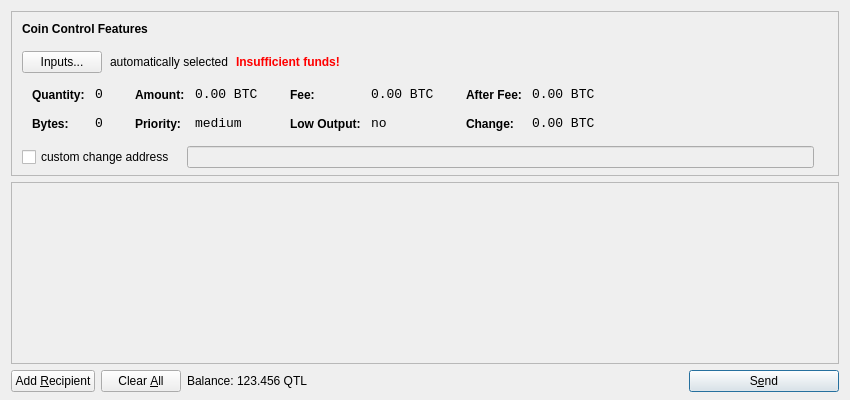
<?xml version="1.0" encoding="UTF-8"?>
<ui version="4.0">
 <class>SendCoinsDialog</class>
 <widget class="QDialog" name="SendCoinsDialog">
  <property name="geometry">
   <rect>
    <x>0</x>
    <y>0</y>
    <width>850</width>
    <height>400</height>
   </rect>
  </property>
  <property name="windowTitle">
   <string>Send Coins</string>
  </property>
  <layout class="QVBoxLayout" name="verticalLayout" stretch="0,1,0">
   <property name="bottomMargin">
    <number>8</number>
   </property>
   <item>
    <widget class="QFrame" name="frameCoinControl">
     <property name="sizePolicy">
      <sizepolicy hsizetype="Expanding" vsizetype="Expanding">
       <horstretch>0</horstretch>
       <verstretch>0</verstretch>
      </sizepolicy>
     </property>
     <property name="maximumSize">
      <size>
       <width>16777215</width>
       <height>16777215</height>
      </size>
     </property>
     <property name="frameShape">
      <enum>QFrame::StyledPanel</enum>
     </property>
     <property name="frameShadow">
      <enum>QFrame::Sunken</enum>
     </property>
     <layout class="QVBoxLayout" name="verticalLayoutCoinControl2">
      <property name="spacing">
       <number>-1</number>
      </property>
      <property name="leftMargin">
       <number>0</number>
      </property>
      <property name="topMargin">
       <number>0</number>
      </property>
      <property name="rightMargin">
       <number>0</number>
      </property>
      <property name="bottomMargin">
       <number>6</number>
      </property>
      <item>
       <layout class="QVBoxLayout" name="verticalLayoutCoinControl" stretch="0,0,0,0,1">
        <property name="spacing">
         <number>0</number>
        </property>
        <property name="leftMargin">
         <number>10</number>
        </property>
        <property name="topMargin">
         <number>10</number>
        </property>
        <item>
         <layout class="QHBoxLayout" name="horizontalLayoutCoinControl1">
          <property name="bottomMargin">
           <number>15</number>
          </property>
          <item>
           <widget class="QLabel" name="labelCoinControlFeatures">
            <property name="sizePolicy">
             <sizepolicy hsizetype="Preferred" vsizetype="Maximum">
              <horstretch>0</horstretch>
              <verstretch>0</verstretch>
             </sizepolicy>
            </property>
            <property name="font">
             <font>
              <weight>75</weight>
              <bold>true</bold>
             </font>
            </property>
            <property name="styleSheet">
             <string notr="true">font-weight:bold;</string>
            </property>
            <property name="text">
             <string>Coin Control Features</string>
            </property>
           </widget>
          </item>
         </layout>
        </item>
        <item>
         <layout class="QHBoxLayout" name="horizontalLayoutCoinControl2" stretch="0,0,0,0">
          <property name="spacing">
           <number>8</number>
          </property>
          <property name="bottomMargin">
           <number>10</number>
          </property>
          <item>
           <widget class="QPushButton" name="pushButtonCoinControl">
            <property name="styleSheet">
             <string notr="true"/>
            </property>
            <property name="text">
             <string>Inputs...</string>
            </property>
           </widget>
          </item>
          <item>
           <widget class="QLabel" name="labelCoinControlAutomaticallySelected">
            <property name="text">
             <string>automatically selected</string>
            </property>
            <property name="margin">
             <number>5</number>
            </property>
           </widget>
          </item>
          <item>
           <widget class="QLabel" name="labelCoinControlInsuffFunds">
            <property name="font">
             <font>
              <weight>75</weight>
              <bold>true</bold>
             </font>
            </property>
            <property name="styleSheet">
             <string notr="true">color:red;font-weight:bold;</string>
            </property>
            <property name="text">
             <string>Insufficient funds!</string>
            </property>
            <property name="margin">
             <number>5</number>
            </property>
           </widget>
          </item>
          <item>
           <spacer name="horizontalSpacerCoinControl">
            <property name="orientation">
             <enum>Qt::Horizontal</enum>
            </property>
            <property name="sizeHint" stdset="0">
             <size>
              <width>40</width>
              <height>1</height>
             </size>
            </property>
           </spacer>
          </item>
         </layout>
        </item>
        <item>
         <widget class="QWidget" name="widgetCoinControl" native="true">
          <property name="sizePolicy">
           <sizepolicy hsizetype="Preferred" vsizetype="Preferred">
            <horstretch>0</horstretch>
            <verstretch>0</verstretch>
           </sizepolicy>
          </property>
          <property name="minimumSize">
           <size>
            <width>0</width>
            <height>0</height>
           </size>
          </property>
          <property name="styleSheet">
           <string notr="true"/>
          </property>
          <layout class="QHBoxLayout" name="horizontalLayoutCoinControl5">
           <property name="margin">
            <number>0</number>
           </property>
           <item>
            <layout class="QHBoxLayout" name="horizontalLayoutCoinControl3" stretch="0,0,0,1">
             <property name="spacing">
              <number>20</number>
             </property>
             <property name="topMargin">
              <number>0</number>
             </property>
             <property name="bottomMargin">
              <number>10</number>
             </property>
             <item>
              <layout class="QFormLayout" name="formLayoutCoinControl1">
               <property name="horizontalSpacing">
                <number>10</number>
               </property>
               <property name="verticalSpacing">
                <number>14</number>
               </property>
               <property name="leftMargin">
                <number>10</number>
               </property>
               <property name="topMargin">
                <number>4</number>
               </property>
               <property name="rightMargin">
                <number>6</number>
               </property>
               <item row="0" column="0">
                <widget class="QLabel" name="labelCoinControlQuantityText">
                 <property name="styleSheet">
                  <string notr="true">font-weight:bold;</string>
                 </property>
                 <property name="text">
                  <string>Quantity:</string>
                 </property>
                 <property name="margin">
                  <number>0</number>
                 </property>
                </widget>
               </item>
               <item row="0" column="1">
                <widget class="QLabel" name="labelCoinControlQuantity">
                 <property name="font">
                  <font>
                   <family>Monospace</family>
                   <pointsize>10</pointsize>
                  </font>
                 </property>
                 <property name="cursor">
                  <cursorShape>IBeamCursor</cursorShape>
                 </property>
                 <property name="contextMenuPolicy">
                  <enum>Qt::ActionsContextMenu</enum>
                 </property>
                 <property name="text">
                  <string notr="true">0</string>
                 </property>
                 <property name="margin">
                  <number>0</number>
                 </property>
                 <property name="textInteractionFlags">
                  <set>Qt::LinksAccessibleByMouse|Qt::TextSelectableByKeyboard|Qt::TextSelectableByMouse</set>
                 </property>
                </widget>
               </item>
               <item row="1" column="0">
                <widget class="QLabel" name="labelCoinControlBytesText">
                 <property name="styleSheet">
                  <string notr="true">font-weight:bold;</string>
                 </property>
                 <property name="text">
                  <string>Bytes:</string>
                 </property>
                </widget>
               </item>
               <item row="1" column="1">
                <widget class="QLabel" name="labelCoinControlBytes">
                 <property name="font">
                  <font>
                   <family>Monospace</family>
                   <pointsize>10</pointsize>
                  </font>
                 </property>
                 <property name="cursor">
                  <cursorShape>IBeamCursor</cursorShape>
                 </property>
                 <property name="contextMenuPolicy">
                  <enum>Qt::ActionsContextMenu</enum>
                 </property>
                 <property name="text">
                  <string notr="true">0</string>
                 </property>
                 <property name="textInteractionFlags">
                  <set>Qt::LinksAccessibleByMouse|Qt::TextSelectableByKeyboard|Qt::TextSelectableByMouse</set>
                 </property>
                </widget>
               </item>
              </layout>
             </item>
             <item>
              <layout class="QFormLayout" name="formLayoutCoinControl2">
               <property name="horizontalSpacing">
                <number>10</number>
               </property>
               <property name="verticalSpacing">
                <number>14</number>
               </property>
               <property name="leftMargin">
                <number>6</number>
               </property>
               <property name="topMargin">
                <number>4</number>
               </property>
               <property name="rightMargin">
                <number>6</number>
               </property>
               <item row="0" column="0">
                <widget class="QLabel" name="labelCoinControlAmountText">
                 <property name="styleSheet">
                  <string notr="true">font-weight:bold;</string>
                 </property>
                 <property name="text">
                  <string>Amount:</string>
                 </property>
                 <property name="margin">
                  <number>0</number>
                 </property>
                </widget>
               </item>
               <item row="0" column="1">
                <widget class="QLabel" name="labelCoinControlAmount">
                 <property name="font">
                  <font>
                   <family>Monospace</family>
                   <pointsize>10</pointsize>
                  </font>
                 </property>
                 <property name="cursor">
                  <cursorShape>IBeamCursor</cursorShape>
                 </property>
                 <property name="contextMenuPolicy">
                  <enum>Qt::ActionsContextMenu</enum>
                 </property>
                 <property name="text">
                  <string notr="true">0.00 BTC</string>
                 </property>
                 <property name="textInteractionFlags">
                  <set>Qt::LinksAccessibleByMouse|Qt::TextSelectableByKeyboard|Qt::TextSelectableByMouse</set>
                 </property>
                </widget>
               </item>
               <item row="1" column="0">
                <widget class="QLabel" name="labelCoinControlPriorityText">
                 <property name="styleSheet">
                  <string notr="true">font-weight:bold;</string>
                 </property>
                 <property name="text">
                  <string>Priority:</string>
                 </property>
                </widget>
               </item>
               <item row="1" column="1">
                <widget class="QLabel" name="labelCoinControlPriority">
                 <property name="font">
                  <font>
                   <family>Monospace</family>
                   <pointsize>10</pointsize>
                  </font>
                 </property>
                 <property name="cursor">
                  <cursorShape>IBeamCursor</cursorShape>
                 </property>
                 <property name="contextMenuPolicy">
                  <enum>Qt::ActionsContextMenu</enum>
                 </property>
                 <property name="text">
                  <string>medium</string>
                 </property>
                 <property name="textInteractionFlags">
                  <set>Qt::LinksAccessibleByMouse|Qt::TextSelectableByKeyboard|Qt::TextSelectableByMouse</set>
                 </property>
                </widget>
               </item>
              </layout>
             </item>
             <item>
              <layout class="QFormLayout" name="formLayoutCoinControl3">
               <property name="horizontalSpacing">
                <number>10</number>
               </property>
               <property name="verticalSpacing">
                <number>14</number>
               </property>
               <property name="leftMargin">
                <number>6</number>
               </property>
               <property name="topMargin">
                <number>4</number>
               </property>
               <property name="rightMargin">
                <number>6</number>
               </property>
               <item row="0" column="0">
                <widget class="QLabel" name="labelCoinControlFeeText">
                 <property name="styleSheet">
                  <string notr="true">font-weight:bold;</string>
                 </property>
                 <property name="text">
                  <string>Fee:</string>
                 </property>
                 <property name="margin">
                  <number>0</number>
                 </property>
                </widget>
               </item>
               <item row="0" column="1">
                <widget class="QLabel" name="labelCoinControlFee">
                 <property name="font">
                  <font>
                   <family>Monospace</family>
                   <pointsize>10</pointsize>
                  </font>
                 </property>
                 <property name="cursor">
                  <cursorShape>IBeamCursor</cursorShape>
                 </property>
                 <property name="contextMenuPolicy">
                  <enum>Qt::ActionsContextMenu</enum>
                 </property>
                 <property name="text">
                  <string notr="true">0.00 BTC</string>
                 </property>
                 <property name="textInteractionFlags">
                  <set>Qt::LinksAccessibleByMouse|Qt::TextSelectableByKeyboard|Qt::TextSelectableByMouse</set>
                 </property>
                </widget>
               </item>
               <item row="1" column="0">
                <widget class="QLabel" name="labelCoinControlLowOutputText">
                 <property name="styleSheet">
                  <string notr="true">font-weight:bold;</string>
                 </property>
                 <property name="text">
                  <string>Low Output:</string>
                 </property>
                </widget>
               </item>
               <item row="1" column="1">
                <widget class="QLabel" name="labelCoinControlLowOutput">
                 <property name="font">
                  <font>
                   <family>Monospace</family>
                   <pointsize>10</pointsize>
                  </font>
                 </property>
                 <property name="cursor">
                  <cursorShape>IBeamCursor</cursorShape>
                 </property>
                 <property name="contextMenuPolicy">
                  <enum>Qt::ActionsContextMenu</enum>
                 </property>
                 <property name="text">
                  <string>no</string>
                 </property>
                 <property name="textInteractionFlags">
                  <set>Qt::LinksAccessibleByMouse|Qt::TextSelectableByKeyboard|Qt::TextSelectableByMouse</set>
                 </property>
                </widget>
               </item>
              </layout>
             </item>
             <item>
              <layout class="QFormLayout" name="formLayoutCoinControl4">
               <property name="horizontalSpacing">
                <number>10</number>
               </property>
               <property name="verticalSpacing">
                <number>14</number>
               </property>
               <property name="leftMargin">
                <number>6</number>
               </property>
               <property name="topMargin">
                <number>4</number>
               </property>
               <property name="rightMargin">
                <number>6</number>
               </property>
               <item row="0" column="0">
                <widget class="QLabel" name="labelCoinControlAfterFeeText">
                 <property name="styleSheet">
                  <string notr="true">font-weight:bold;</string>
                 </property>
                 <property name="text">
                  <string>After Fee:</string>
                 </property>
                 <property name="margin">
                  <number>0</number>
                 </property>
                </widget>
               </item>
               <item row="0" column="1">
                <widget class="QLabel" name="labelCoinControlAfterFee">
                 <property name="font">
                  <font>
                   <family>Monospace</family>
                   <pointsize>10</pointsize>
                  </font>
                 </property>
                 <property name="cursor">
                  <cursorShape>IBeamCursor</cursorShape>
                 </property>
                 <property name="contextMenuPolicy">
                  <enum>Qt::ActionsContextMenu</enum>
                 </property>
                 <property name="text">
                  <string notr="true">0.00 BTC</string>
                 </property>
                 <property name="textInteractionFlags">
                  <set>Qt::LinksAccessibleByMouse|Qt::TextSelectableByKeyboard|Qt::TextSelectableByMouse</set>
                 </property>
                </widget>
               </item>
               <item row="1" column="0">
                <widget class="QLabel" name="labelCoinControlChangeText">
                 <property name="styleSheet">
                  <string notr="true">font-weight:bold;</string>
                 </property>
                 <property name="text">
                  <string>Change:</string>
                 </property>
                </widget>
               </item>
               <item row="1" column="1">
                <widget class="QLabel" name="labelCoinControlChange">
                 <property name="font">
                  <font>
                   <family>Monospace</family>
                   <pointsize>10</pointsize>
                  </font>
                 </property>
                 <property name="cursor">
                  <cursorShape>IBeamCursor</cursorShape>
                 </property>
                 <property name="contextMenuPolicy">
                  <enum>Qt::ActionsContextMenu</enum>
                 </property>
                 <property name="text">
                  <string notr="true">0.00 BTC</string>
                 </property>
                 <property name="textInteractionFlags">
                  <set>Qt::LinksAccessibleByMouse|Qt::TextSelectableByKeyboard|Qt::TextSelectableByMouse</set>
                 </property>
                </widget>
               </item>
              </layout>
             </item>
            </layout>
           </item>
          </layout>
         </widget>
        </item>
        <item>
         <layout class="QHBoxLayout" name="horizontalLayoutCoinControl4" stretch="0,0,0">
          <property name="spacing">
           <number>12</number>
          </property>
          <property name="sizeConstraint">
           <enum>QLayout::SetDefaultConstraint</enum>
          </property>
          <property name="topMargin">
           <number>5</number>
          </property>
          <property name="rightMargin">
           <number>5</number>
          </property>
          <item>
           <widget class="QCheckBox" name="checkBoxCoinControlChange">
            <property name="text">
             <string>custom change address</string>
            </property>
           </widget>
          </item>
          <item>
           <widget class="QLineEdit" name="lineEditCoinControlChange">
            <property name="enabled">
             <bool>false</bool>
            </property>
            <property name="sizePolicy">
             <sizepolicy hsizetype="Expanding" vsizetype="Fixed">
              <horstretch>0</horstretch>
              <verstretch>0</verstretch>
             </sizepolicy>
            </property>
           </widget>
          </item>
          <item>
           <widget class="QLabel" name="labelCoinControlChangeLabel">
            <property name="sizePolicy">
             <sizepolicy hsizetype="Preferred" vsizetype="Expanding">
              <horstretch>0</horstretch>
              <verstretch>0</verstretch>
             </sizepolicy>
            </property>
            <property name="minimumSize">
             <size>
              <width>0</width>
              <height>0</height>
             </size>
            </property>
            <property name="text">
             <string/>
            </property>
            <property name="margin">
             <number>3</number>
            </property>
           </widget>
          </item>
         </layout>
        </item>
        <item>
         <spacer name="verticalSpacerCoinControl">
          <property name="orientation">
           <enum>Qt::Vertical</enum>
          </property>
          <property name="sizeHint" stdset="0">
           <size>
            <width>800</width>
            <height>1</height>
           </size>
          </property>
         </spacer>
        </item>
       </layout>
      </item>
     </layout>
    </widget>
   </item>
   <item>
    <widget class="QScrollArea" name="scrollArea">
     <property name="widgetResizable">
      <bool>true</bool>
     </property>
     <widget class="QWidget" name="scrollAreaWidgetContents">
      <property name="geometry">
       <rect>
        <x>0</x>
        <y>0</y>
        <width>830</width>
        <height>165</height>
       </rect>
      </property>
      <layout class="QVBoxLayout" name="verticalLayout_2">
       <property name="margin">
        <number>0</number>
       </property>
       <item>
        <layout class="QVBoxLayout" name="entries">
         <property name="spacing">
          <number>6</number>
         </property>
        </layout>
       </item>
       <item>
        <spacer name="verticalSpacer">
         <property name="orientation">
          <enum>Qt::Vertical</enum>
         </property>
         <property name="sizeHint" stdset="0">
          <size>
           <width>20</width>
           <height>40</height>
          </size>
         </property>
        </spacer>
       </item>
      </layout>
     </widget>
    </widget>
   </item>
   <item>
    <layout class="QHBoxLayout" name="horizontalLayout">
     <item>
      <widget class="QPushButton" name="addButton">
       <property name="toolTip">
        <string>Send to multiple recipients at once</string>
       </property>
       <property name="text">
        <string>Add &amp;Recipient</string>
       </property>
       <property name="icon">
        <iconset resource="../bitcoin.qrc">
         <normaloff>:/icons/add</normaloff>:/icons/add</iconset>
       </property>
       <property name="autoDefault">
        <bool>false</bool>
       </property>
      </widget>
     </item>
     <item>
      <widget class="QPushButton" name="clearButton">
       <property name="sizePolicy">
        <sizepolicy hsizetype="Minimum" vsizetype="Fixed">
         <horstretch>0</horstretch>
         <verstretch>0</verstretch>
        </sizepolicy>
       </property>
       <property name="toolTip">
        <string>Remove all transaction fields</string>
       </property>
       <property name="text">
        <string>Clear &amp;All</string>
       </property>
       <property name="icon">
        <iconset resource="../bitcoin.qrc">
         <normaloff>:/icons/remove</normaloff>:/icons/remove</iconset>
       </property>
       <property name="autoRepeatDelay">
        <number>300</number>
       </property>
       <property name="autoDefault">
        <bool>false</bool>
       </property>
      </widget>
     </item>
     <item>
      <layout class="QHBoxLayout" name="horizontalLayout_2">
       <property name="spacing">
        <number>3</number>
       </property>
       <item>
        <widget class="QLabel" name="label">
         <property name="text">
          <string>Balance:</string>
         </property>
        </widget>
       </item>
       <item>
        <widget class="QLabel" name="labelBalance">
         <property name="cursor">
          <cursorShape>IBeamCursor</cursorShape>
         </property>
         <property name="text">
          <string>123.456 QTL</string>
         </property>
         <property name="textInteractionFlags">
          <set>Qt::LinksAccessibleByMouse|Qt::TextSelectableByKeyboard|Qt::TextSelectableByMouse</set>
         </property>
        </widget>
       </item>
      </layout>
     </item>
     <item>
      <spacer name="horizontalSpacer">
       <property name="orientation">
        <enum>Qt::Horizontal</enum>
       </property>
       <property name="sizeHint" stdset="0">
        <size>
         <width>40</width>
         <height>20</height>
        </size>
       </property>
      </spacer>
     </item>
     <item>
      <widget class="QPushButton" name="sendButton">
       <property name="minimumSize">
        <size>
         <width>150</width>
         <height>0</height>
        </size>
       </property>
       <property name="toolTip">
        <string>Confirm the send action</string>
       </property>
       <property name="text">
        <string>S&amp;end</string>
       </property>
       <property name="icon">
        <iconset resource="../bitcoin.qrc">
         <normaloff>:/icons/send</normaloff>:/icons/send</iconset>
       </property>
       <property name="default">
        <bool>true</bool>
       </property>
      </widget>
     </item>
    </layout>
   </item>
  </layout>
 </widget>
 <resources>
  <include location="../bitcoin.qrc"/>
 </resources>
 <connections/>
</ui>
